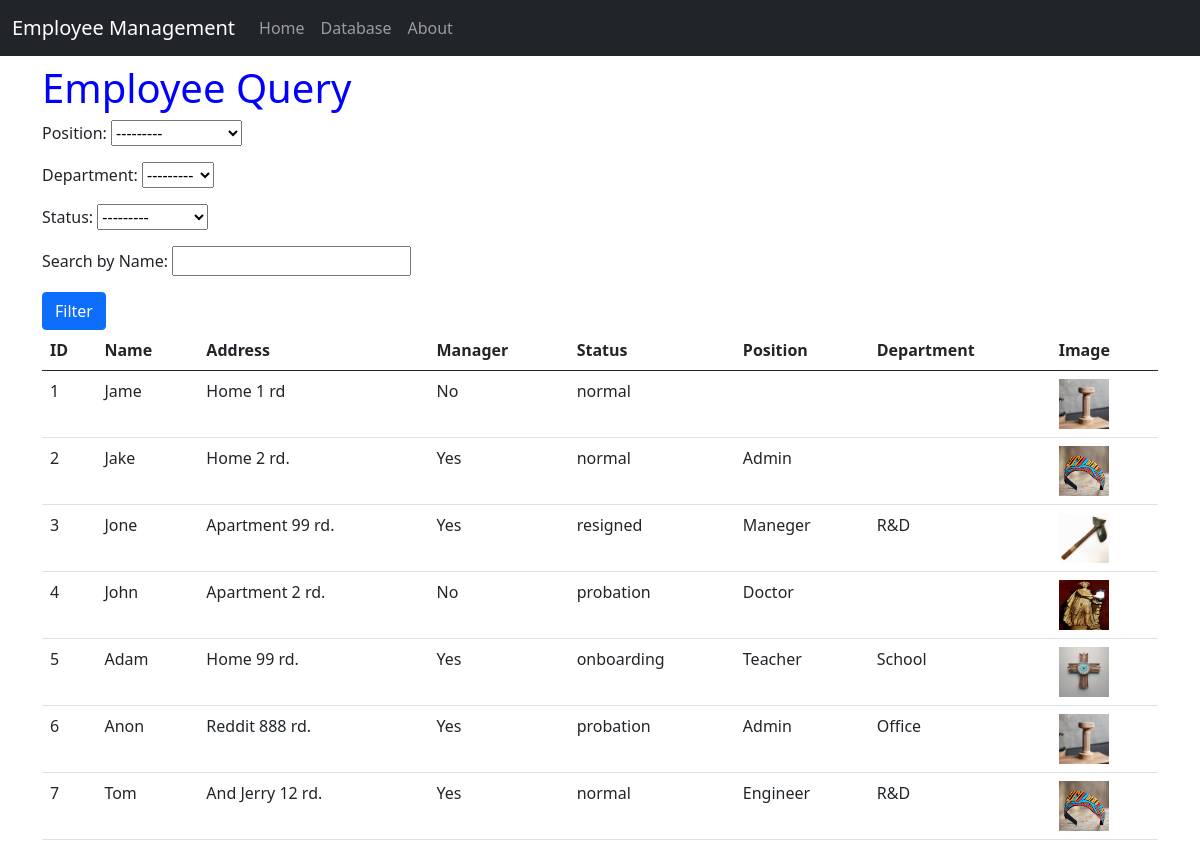
/employee_query, run on an earlier commit of the app's database.
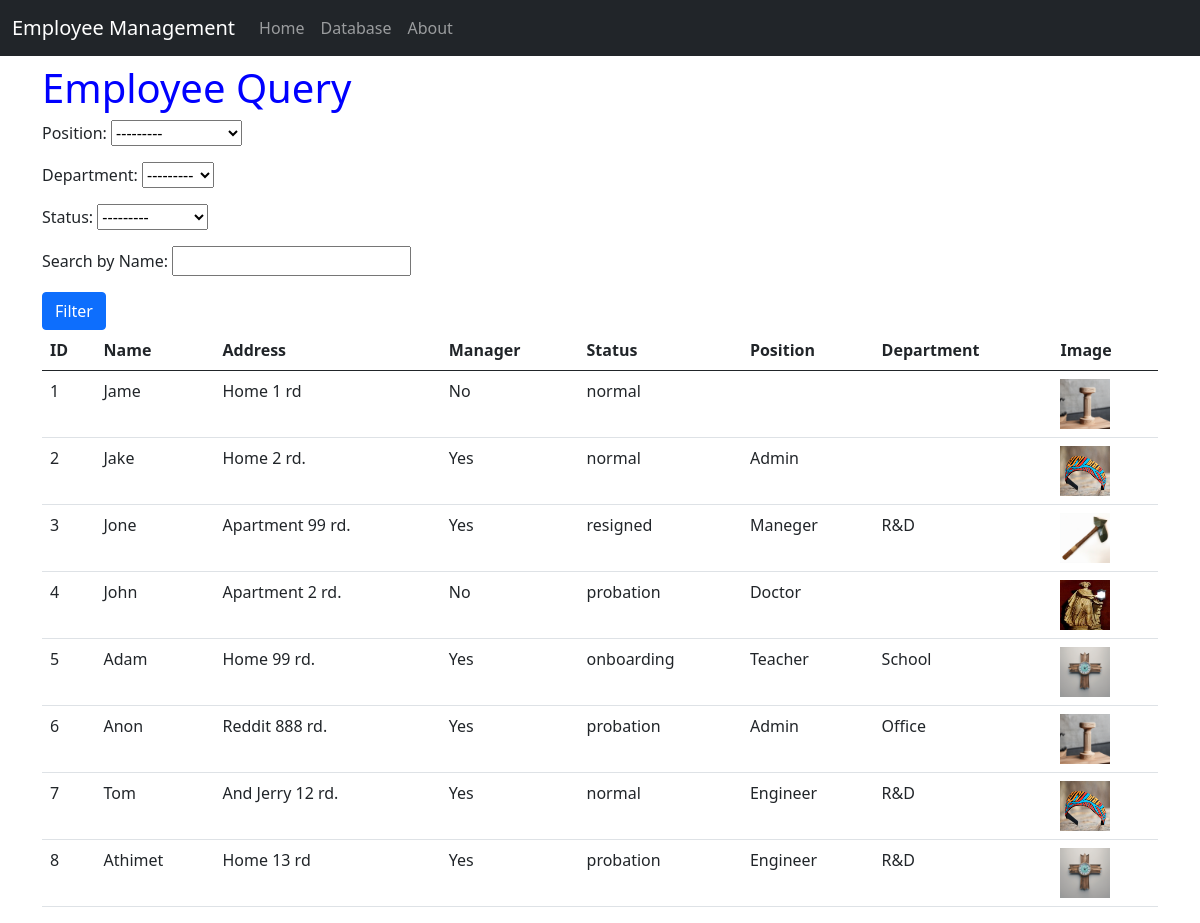
And on a later commit of the database.
### employeemanagement_apk/models.py (models this page shows, shortened)
class Employee(models.Model):
    name = models.CharField(max_length=100)
    address = models.TextField(max_length=200)
    manager = models.BooleanField(default=False)
    status = models.ForeignKey(Status, on_delete=models.SET_NULL, null=True, default=None)
    image = models.ImageField(upload_to='images/')
    department = models.ForeignKey(Department, on_delete=models.SET_NULL, null=True, default=None, blank=True)
    position = models.ForeignKey(Position, on_delete=models.SET_NULL, null=True, default=None, blank=True)

class Status(models.Model):
    em_status = models.CharField(max_length=100)
    def __str__(self):
        return self.em_status

class Position(models.Model):
    name = models.TextField(max_length=100, null=False)
    salary = models.IntegerField(null=False)
    def __str__(self):
        return self.name + ' - ' + str(self.salary)

class Department(models.Model):
    name = models.CharField(max_length=100)
    manager = models.ForeignKey('Employee', on_delete=models.SET_NULL, null=True, default=None, blank=True, related_name='managed_department')
    def __str__(self):
        return f"{self.name}"

### employeemanagement_apk/views.py (the view, shortened to what this page needs)
# urls.py: path('employee_query', views.employee_query, name='employee_query'),
def employee_query(request):
    form = EmployeeFilterForm(request.GET or None)
    employees = Employee.objects.all()
    context = {
        'form': form,
        'employees': employees
    }
    return render(request, 'query/employee_query.html', context)

### employeemanagement_apk/forms.py
class EmployeeFilterForm(forms.Form):
    position = forms.ModelChoiceField(queryset=Position.objects.all(), required=False)
    department = forms.ModelChoiceField(queryset=Department.objects.all(), required=False)
    status = forms.ModelChoiceField(queryset=Status.objects.all(), required=False)
    search = forms.CharField(required=False, label='Search by Name')

### employeemanagement_apk/templates/query/employee_query.html (shortened to what this page needs)
{% extends "base.html" %}
{% block content %}
    <h1 style="color:blue;">Employee Query</h1>
    <form method="get">
        {{ form.as_p }}
        <button type="submit" class="btn btn-primary">Filter</button>
    </form>
    <table class="table">
        <thead>
            <tr>
                <th>ID</th>
                <th>Name</th>
                <th>Address</th>
                <th>Manager</th>
                <th>Status</th>
                <th>Position</th>
                <th>Department</th>
                <th>Image</th>
            </tr>
        </thead>
        <tbody>
            {% for employee in employees %}
            <tr>
                <td>{{ employee.id }}</td>
                <td>{{ employee.name }}</td>
                <td>{{ employee.address }}</td>
                <td>{{ employee.manager|yesno:"Yes,No" }}</td>
                <td>{{ employee.status.em_status }}</td>
                <td>{{ employee.position.name }}</td>
                <td>{{ employee.department.name }}</td>
                <td>
                    {% if employee.image %}
                        <img src="{{ employee.image.url }}" width="50px" height="50px">
                    {% else %}
                        No Image
                    {% endif %}
                </td>
            </tr>
            {% endfor %}
        </tbody>
    </table>
{% endblock %}

What changed in the data, as far as the page shows it:
added Employee: id "8", name "Athimet", address "Home 13 rd", manager "Yes", status.em_status "probation", position.name "Engineer", department.name "R&D", image (picture)
